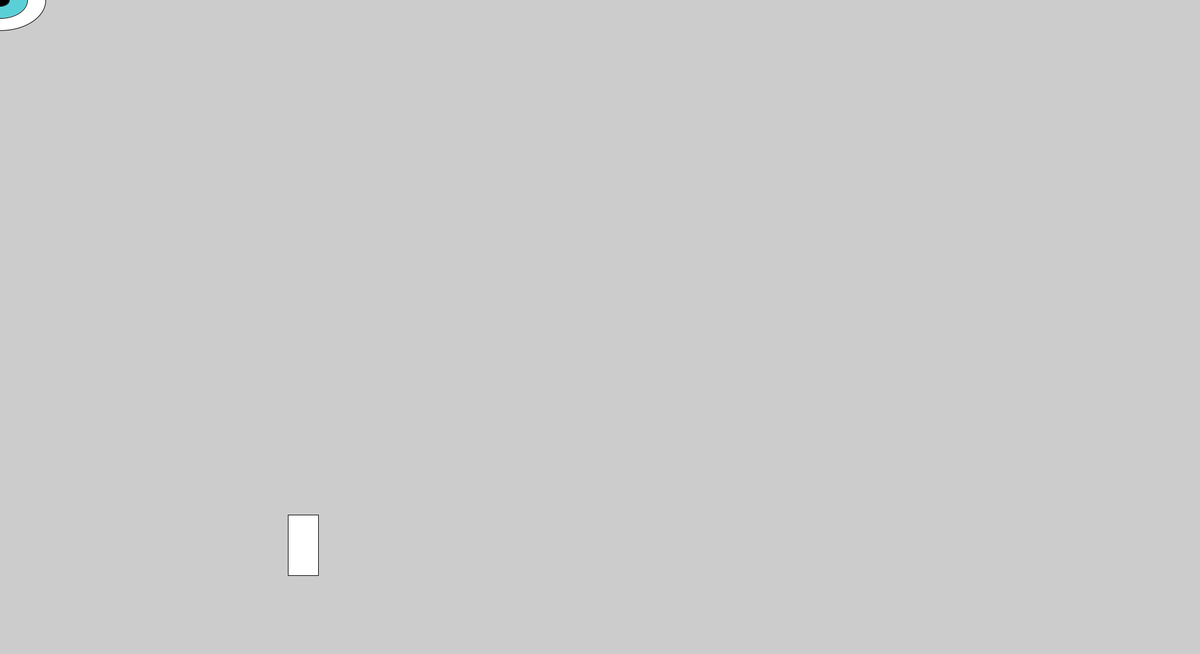
Frame 1 (no input)
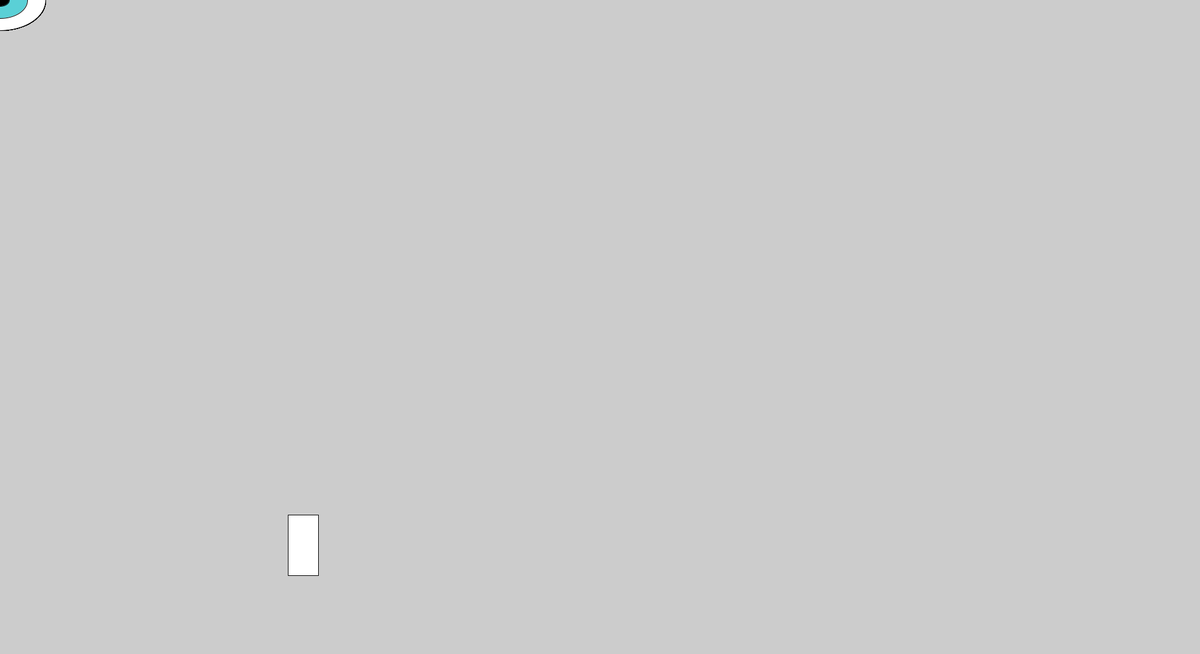
Frame 60 (the mouse pressed at the canvas centre just before this capture)
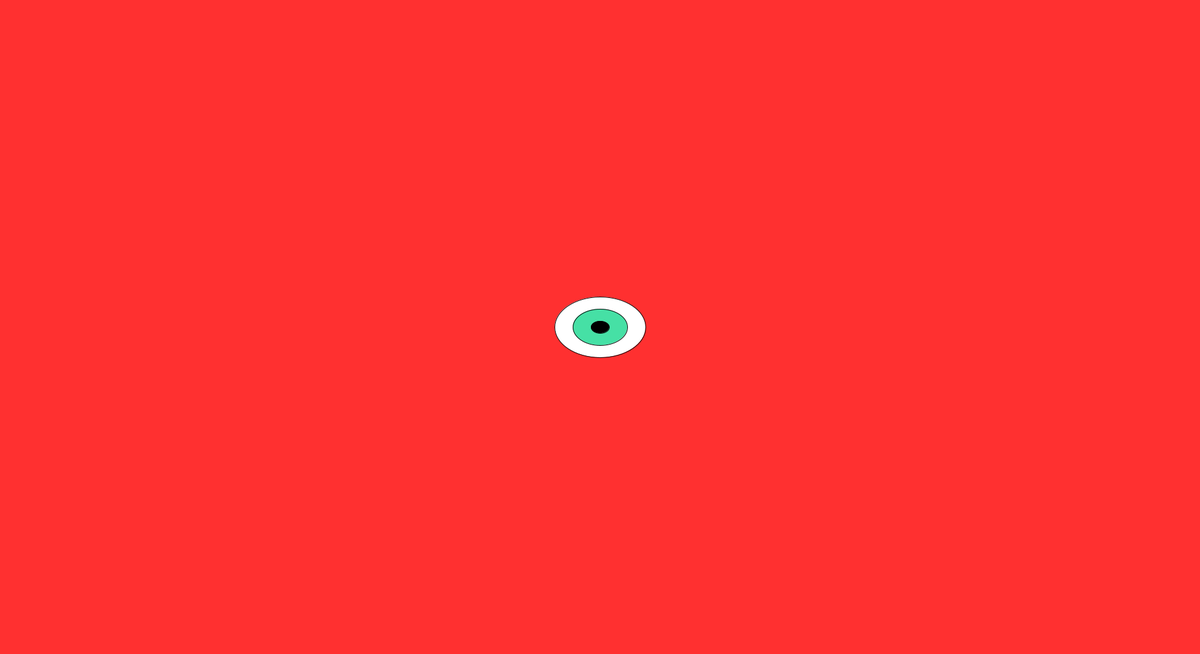
Frame 120 (the mouse held since frame 60 and released just before this capture)

The Processing sketch that drew these frames (run headless with seeded random() and noise(); from frame 60 on, the mouse is pressed at the canvas centre):

// Processing sketch: eyeball_zone
// ── eyeball_zone.pde
    void setup() {
       size(1980, 1080);
       rectMode(CENTER);
       rect(500, 900, 50, 100);
     } 
     void draw() {
       if (mousePressed) {
         background(#ff3030);
         fill(#ffffff);
         ellipse(mouseX, mouseY, 150, 100);
         fill(#46e0a5);
         ellipse(mouseX, mouseY, 90, 60);
         fill(#000000);
         ellipse(mouseX, mouseY, 30, 20);
       } else {
         fill(#ffffff);
         ellipse(mouseX, mouseY, 150, 100);
         fill(#5ad0d6);
         ellipse(mouseX, mouseY, 90, 60);
         fill(#000000);
         ellipse(mouseX, mouseY, 30, 20);
       }
     }
